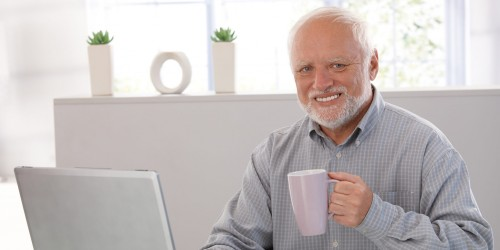
#> input picture ImageProcessing/Skin detection/person3.jpg, 500 x 250 px
$ python without_contours.py
#> lines starting #> are read from the running program, lines starting #| are printed output that depends on the picture; after the words box and inside, x2 and y2 are one past the last pixel; in counts of white or black regions, pixels touching at a corner belong together
import numpy as np
import argparse
import cv2

#lower and upper limits of skin colour
lower = np.array([0, 48, 80], dtype = "uint8")
upper = np.array([20, 255, 255], dtype = "uint8")


image = cv2.imread('person3.jpg')
#> image is the input picture: shape (250, 500, 3); mean B, G, R 190.5, 191.3, 198.3

converted = cv2.cvtColor(image, cv2.COLOR_BGR2HSV)
#> converted: shape (250, 500, 3); mean H, S, V 55.4, 15.7, 199.7
mask = cv2.inRange(converted, lower, upper)
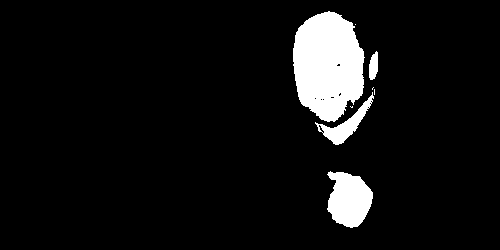
#> mask: shape (250, 500); 7.2% white; 8 white regions (4 under 20 px), largest, box (x1, y1, x2, y2) and area: (293, 11, 365, 122) 6053, (327, 171, 373, 228) 1884, (315, 92, 374, 145) 792, (369, 51, 378, 80) 200


output = cv2.bitwise_and(image, image, mask = mask)
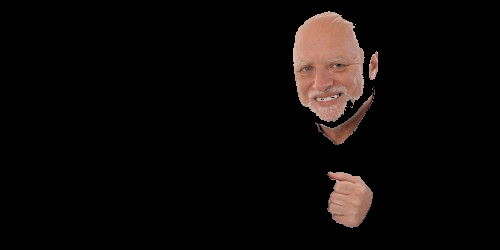
#> output: shape (250, 500, 3); mean B, G, R 8, 9.2, 12.7

#output = cv2.GaussianBlur(output, (3, 3), 0)    #optional- just so that the edges look smooth

cv2.imshow("images", np.hstack([image, output]))
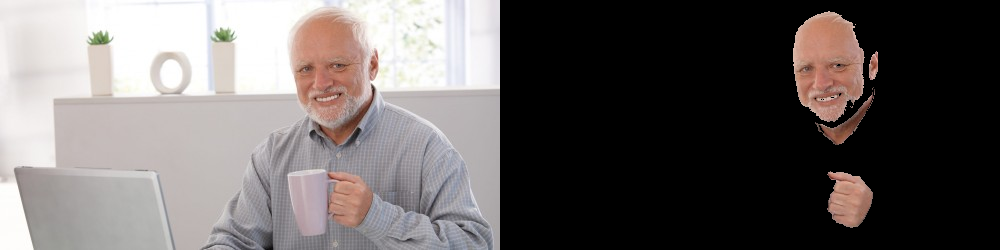
#> window 'images': shape (250, 1000, 3); mean B, G, R 99.2, 100.3, 105.5
cv2.waitKey(0)
